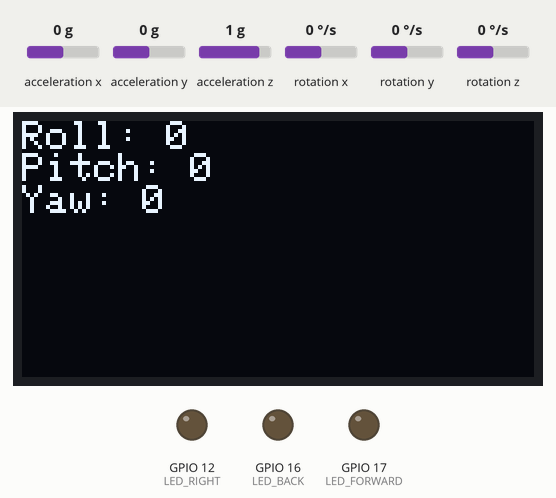
A program run on a simulated ESP32. Shown: 128×64 one-colour display, output pins drawn as LEDs (lit = HIGH). The test bench sets the inputs (shaded band); at power-on: acceleration x 0 g, acceleration y 0 g, acceleration z 1 g, rotation x 0 °/s, rotation y 0 °/s, rotation z 0 °/s. What the program prints to the serial monitor is not drawn.

Above: at 3.8 s.
3.9 s: acceleration x set to -0.2 g
At 4.4 s:
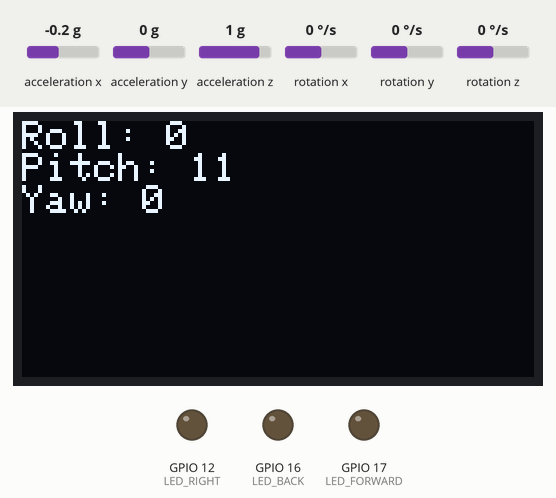
5.4 s: acceleration x set to -0.5 g
At 6.3 s:
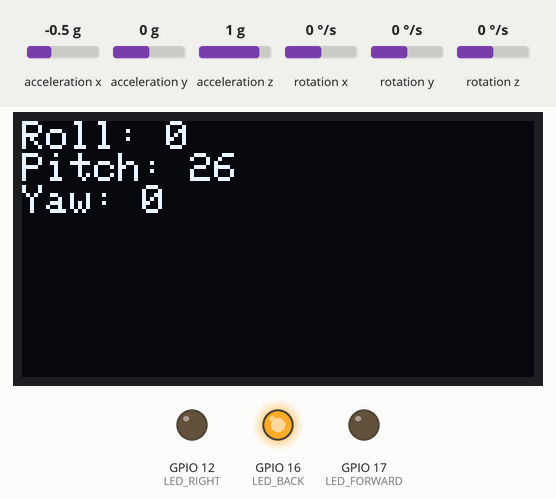
6.9 s: acceleration y set to -0.4 g
At 7.3 s:
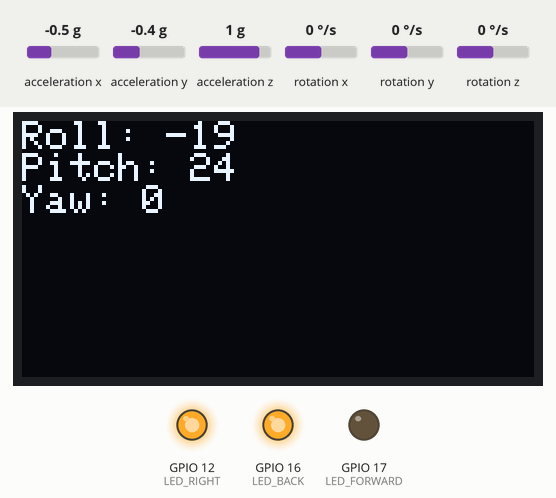
8.4 s: acceleration x set to 0 g
At 9.5 s:
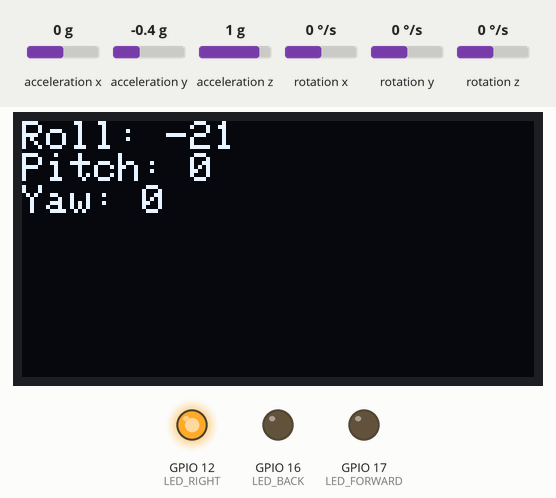
9.9 s: acceleration x set to 0.2 g
At 10.4 s:
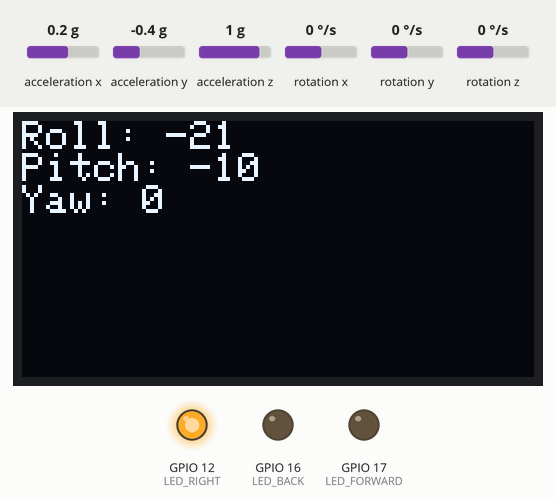
11.4 s: acceleration x set to 0.5 g
At 12.6 s:
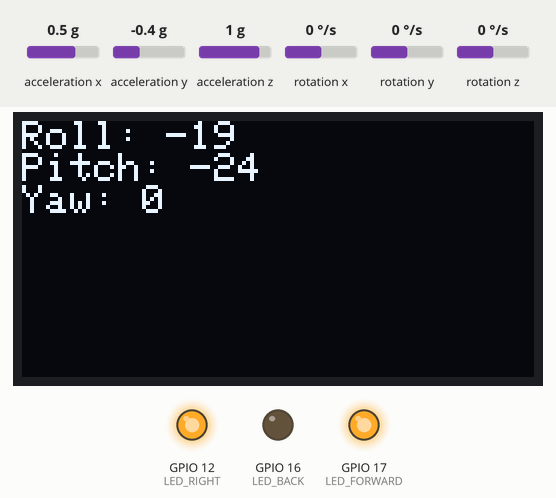
Timing chart, 0 to 13.9 s (numbered marks = the images above; inputs shaded):
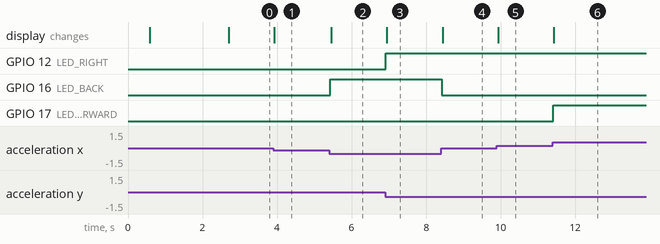

Measured:
- the behaviour switches between -0.3 and -0.4 g on acceleration x (found by bisection; images 1 and 2)
- the behaviour switches between -0.2 and -0.3 g on acceleration y (found by bisection; images 2 and 3)
- the behaviour switches between 0.3 and 0.4 g on acceleration x (found by bisection; images 5 and 6)
- after the input at 3.9 s, the display: changes at once (image 1)
- after the input at 5.4 s, GPIO 16 (LED_BACK): LOW → HIGH at once; the display: changes after 0.05 s (image 2)
- after the input at 6.9 s, GPIO 12 (LED_RIGHT): LOW → HIGH at once; the display: changes at once (image 3)
- after the input at 8.4 s, GPIO 16 (LED_BACK): HIGH → LOW at once; the display: changes at once (image 4)
- after the input at 9.9 s, the display: changes at once (image 5)
- after the input at 11.4 s, GPIO 17 (LED_FORWARD): LOW → HIGH at once; the display: changes at once (image 6)

The program:

main.cpp
```cpp
// (licence header left out)
#include <Wire.h>
#include <MPU6050_light.h>
#include <Adafruit_GFX.h>
#include <Adafruit_SH1106.h>


// Config LED pins
// https://image.dfrobot.com/image/data/DFR0654-F/Pinout.jpg
#define LED_FORWARD  17
#define LED_BACK     16
#define LED_RIGHT    12
#define LED_LEFT     12

// Declaration for an SH1106 display connected to I2C (SDA, SCL pins)
#define OLED_RESET 4  // Reset pin
Adafruit_SH1106 display(OLED_RESET);

MPU6050 mpu(Wire);

// Motions: https://i.ytimg.com/vi/FXabvMSQNxA/maxresdefault.jpg
int8_t mpuRoll;   // Left/Right
int8_t mpuPitch;  // Forward/backward
int8_t mpuYaw;    // Rotate right/left


void setup(void)
{
    // Init hardware serial
    Serial.begin(115200);
    while (!Serial);

    // Initialize OLED display with I2C address 0x3C
    // SSD1306_SWITCHCAPVCC = generate display voltage from 3.3V internally
    display.begin(SH1106_SWITCHCAPVCC, 0x3C);
    delay(500);
    display.display();
    display.setTextSize(1);
    display.setTextColor(WHITE);
    display.setRotation(0);
    display.clearDisplay();
    display.setCursor(0, 0);

    // Initialize MPU6050 sensor
    uint8_t status = mpu.begin();
    Serial.print(F("MPU6050 status: "));
    Serial.println(status);
    display.print("MPU6050 status: ");
    display.println(status);
    display.display();
    while (status != 0) {
        // Loop here if could not connect to MPU6050
    }
    // Get the idle controller position
    Serial.print(F("Calculating offsets, do not move MPU6050... "));
    delay(1000);
    mpu.calcOffsets();
    Serial.println("Done");
    Serial.println("Start moving MPU6050");
    delay(100);

    // Configure LEDs
    pinMode(LED_FORWARD, OUTPUT);
    pinMode(LED_BACK, OUTPUT);
    pinMode(LED_RIGHT, OUTPUT);
    pinMode(LED_LEFT, OUTPUT);
    digitalWrite(LED_FORWARD, LOW);
    digitalWrite(LED_BACK, LOW);
    digitalWrite(LED_RIGHT, LOW);
    digitalWrite(LED_LEFT, LOW);
}


void loop()
{
    uint16_t timer = 0;

    mpu.update();
    mpuRoll = mpu.getAngleX();
    mpuPitch = mpu.getAngleY();
    mpuYaw = mpu.getAngleZ();

    display.clearDisplay();
    display.setCursor(0, 0);

    // Turn LEDs OFF
    if (abs(mpuRoll) <= 10) {
        digitalWrite(LED_LEFT,LOW);
        digitalWrite(LED_RIGHT,LOW);
    }
    if (abs(mpuPitch) <= 15) {
        digitalWrite(LED_FORWARD,LOW);
        digitalWrite(LED_BACK,LOW);
    }

    // Turn LEDs ON
    // Move forward
    if (mpuPitch < -16) {
      digitalWrite(LED_FORWARD,HIGH);
    }

    // Move backward
    if (mpuPitch > 16) {
        digitalWrite(LED_BACK,HIGH);
    }

    // Move right
    if (mpuRoll < -11) {
        digitalWrite(LED_RIGHT,HIGH);
    }

    // Move left
    if (mpuRoll > 11) {
        digitalWrite(LED_LEFT,HIGH);
    }

    // Update display data every 100 ms
    if ((millis()-timer) > 100) {
        display.println("Roll: " + String(mpuRoll));
        display.println("Pitch: " + String(mpuPitch));
        display.println("Yaw: " + String(mpuYaw));
        display.display();

        // Update Serail monitor data as well
        Serial.println("Roll: " + String(mpuRoll));
        Serial.println("Pitch: " + String(mpuPitch));
        Serial.println("Yaw: " + String(mpuYaw));

        timer = millis();
    }
}
```
